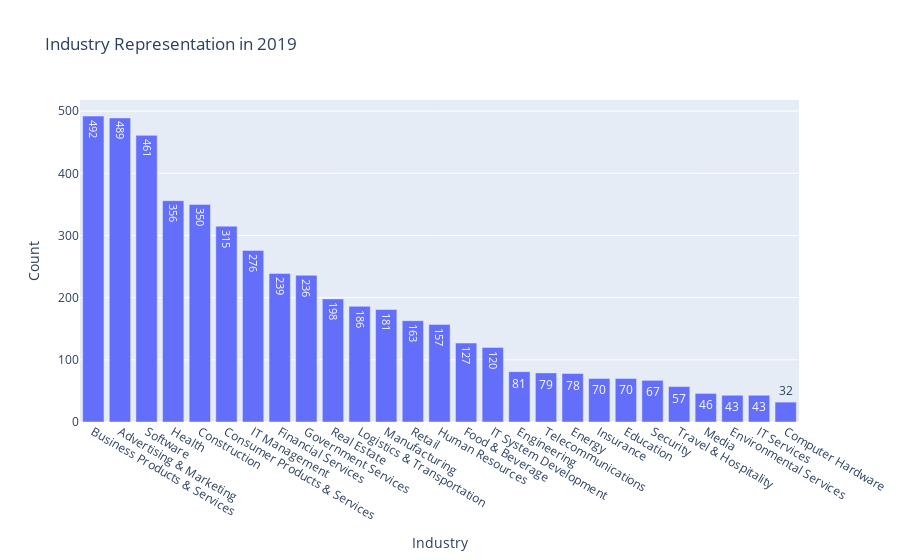

Here is the notebook cell this chart was saved with:
### Markdown cell above
***2. Which industries are most and least represented in the list?***

### Code cell
def industry_representation(data, chart_type):
    dff = data.copy();
    dff_agg = dff["industry"].value_counts();
    data = pd.DataFrame({
        "Industry":dff_agg.index.tolist(),
        "Count":dff_agg.values.tolist()
    });
    if chart_type == "pie":
        fig = px.pie(data, names="Industry", values="Count", title="Percentage Industry Representation in 2019");
        fig.show();
    elif chart_type == "bar":
        fig = px.bar(data, x="Industry", y="Count", title="Industry Representation in 2019", text_auto=True);
        # fig.update_layout(yaxis=dict(title="Average Revenue (In Millions)"));
        fig.show();
    else:
        print(dff_agg);

industry_representation(df, "bar")

### Figure 1 — Plotly figure (JSON) as saved in the notebook; plotly's stock layout.template omitted (floating-point values rounded to 4 significant figures)
{"data": [{"alignmentgroup": "True", "hovertemplate": "Industry=%{x}<br>Count=%{y}<extra></extra>", "legendgroup": "", "marker": {"color": "#636efa", "pattern": {"shape": ""}}, "name": "", "offsetgroup": "", "orientation": "v", "showlegend": false, "textposition": "auto", "texttemplate": "%{y}", "type": "bar", "x": ["Business Products & Services", "Advertising & Marketing", "Software", "Health", "Construction", "Consumer Products & Services", "IT Management", "Financial Services", "Government Services", "Real Estate", "Logistics & Transportation", "Manufacturing", "Retail", "Human Resources", "Food & Beverage", "IT System Development", "Engineering", "Telecommunications", "Energy", "Insurance", "Education", "Security", "Travel & Hospitality", "Media", "Environmental Services", "IT Services", "Computer Hardware"], "xaxis": "x", "y": [492, 489, 461, 356, 350, 315, 276, 239, 236, 198, 186, 181, 163, 157, 127, 120, 81, 79, 78, 70, 70, 67, 57, 46, 43, 43, 32], "yaxis": "y"}], "layout": {"barmode": "relative", "legend": {"tracegroupgap": 0}, "title": {"text": "Industry Representation in 2019"}, "xaxis": {"anchor": "y", "domain": [0, 1], "title": {"text": "Industry"}}, "yaxis": {"anchor": "x", "domain": [0, 1], "title": {"text": "Count"}}}}
